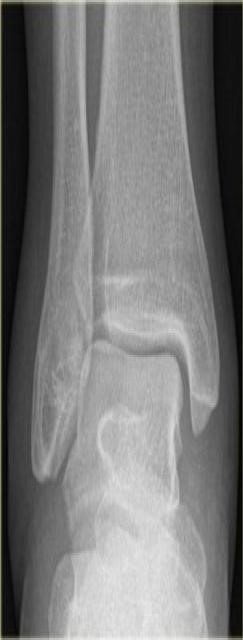
#> input picture Bone Break Classification/Avulsion fracture/Train/697306b5c3755dd70645acfce3b_jpg.rf.21b53660b2fd76db08a98e9dad5d8d4f.jpg, 243 x 640 px
$ jupyter execute --allow-errors Classifier.ipynb   (older library calls are emulated)
#> lines starting #> are read from the running program, lines starting #| are printed output that depends on the picture
# Import Libraries

[cell 1]
import cv2
import numpy as np
import matplotlib.pyplot as plt
import os
import tensorflow as tf
import sklearn
import random
import pickle
from sklearn.svm import SVC
from sklearn.ensemble import RandomForestClassifier
from sklearn.metrics import classification_report, accuracy_score
from sklearn.model_selection import train_test_split
from sklearn.preprocessing import LabelEncoder, StandardScaler
from sklearn.cluster import KMeans
from sklearn.decomposition import PCA
from sklearn.preprocessing import normalize
from sklearn.utils import shuffle
from tqdm import tqdm

# Import Dataset

[cell 2]
path = 'Bone Break Classification'
class_list = os.listdir(path)
print(class_list)

[cell 3]
# Initialize empty lists to store images and corresponding labels for training and testing data.
X_train, y_train = [], []
X_test, y_test = [], []

for (index, _class) in enumerate(class_list):

    class_path = os.path.join(path, _class)

    # Loop through all the image files in the 'Train' folder.
    train_path = os.path.join(class_path, 'Train')
    for img_path in os.listdir(train_path):
        # Construct full path of image file
        full_path = os.path.join(train_path, img_path)

        # Read the image in grayscale mode
        image = cv2.imread(full_path, 0)
#> image: shape (640, 243); min 0, max 241, mean 121.4

        # Resize the image to 256x256
        image = cv2.resize(image, (256,256))
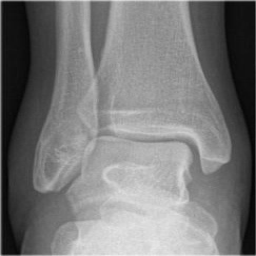
#> image: shape (256, 256); min 3, max 238, mean 121.4

        X_train.append(image)
        y_train.append(index)

    # Loop through all the image files in the 'Test' folder.
    test_path = os.path.join(class_path, 'Test')
    for img_path in os.listdir(test_path):
        # Construct full path of image file
        full_path = os.path.join(test_path, img_path)

        # Read the image in grayscale mode
        image = cv2.imread(full_path, 0)
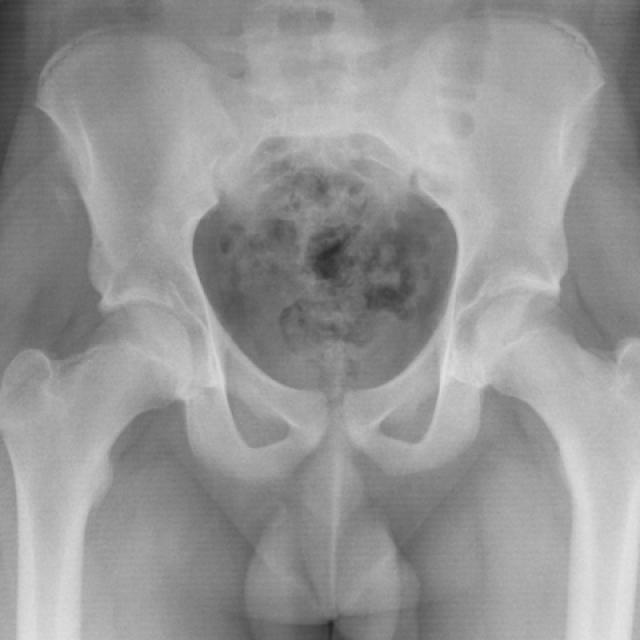
#> input picture Bone Break Classification/Avulsion fracture/Test/000002_png.rf.c3e00ebc2db78bc94e644c3f6605dad0.jpg, 640 x 640 px
#> image is the input picture: shape (640, 640); min 38, max 228, mean 149.9

        # Resize the image to 256x256
        image = cv2.resize(image, (256,256))
#> image: shape (256, 256)

        X_test.append(image)
        y_test.append(index)

# Preprocess Image

[cell 4]
def preprocess(image_list, edge_detection_type='canny'):
    # Apply median blur to each image
#> called with edge_detection_type = 'sobel'
    blurred_image = [cv2.medianBlur(img, 5) for img in image_list]
#> blurred_image = 1 item

    if edge_detection_type == "sobel":
        # Apply Sobel edge detection in both horizontal and vertical directions
        sobel_edges = [
            cv2.Sobel(img, cv2.CV_64F, 1, 0, ksize=3) + cv2.Sobel(img, cv2.CV_64F, 0, 1, ksize=3)
            for img in blurred_image
        ]
#> sobel_edges = 1 item
        # Convert Sobel output to absolute scale
        edge_detected_images = [cv2.convertScaleAbs(edge) for edge in sobel_edges]
#> edge_detected_images = 1 item
    elif edge_detection_type == "canny":
        # Apply Canny edge detection
        edge_detected_images = [
            cv2.Canny(img, 50, 100) for img in blurred_image
        ]
    else:
        raise ValueError("Invalid edge_detection_type. Choose 'sobel' or 'canny'.")

    return np.array(edge_detected_images)

[cell 5]
# We are using sobel for edge detection instead of canny for getting better and more well-refined edges
X_train_preprocessed = preprocess(X_train, edge_detection_type='sobel')
X_test_preprocessed = preprocess(X_test, edge_detection_type='sobel')
X_train_preprocessed.shape
#> Out = (1, 256, 256)

[cell 6]
def extract_descriptors(image_list, descriptor_type="SIFT", max_descriptors=None):
    """
    This method returns the descriptors using either SIFT or AKAZE
    This method has an optional parameter to limit the number of descriptors extracted.

    Returns:
    - all_descriptors (list): A list containing the descriptors for each image. Each element is a array of descriptors from the each image.
    - descriptor_counts (list): A list containing the number of descriptors detected for each image.
    """
#> called with image_list = array of shape (1, 256, 256), descriptor_type = 'SIFT'
    # Define our extractor
    if descriptor_type == "SIFT":
        extractor = cv2.SIFT_create(nfeatures=max_descriptors if max_descriptors else 0)
        descriptor_dim = 128
    elif descriptor_type == "AKAZE":
        extractor = cv2.AKAZE_create()
        descriptor_dim = 64
    else:
        raise ValueError("Invalid descriptor_type")

    # List of descriptors
    all_descriptors = []
    # List of descriptor count for each image for distribution
    descriptor_counts = []

    # Iterate each image to extract their descriptor
    for img in tqdm(image_list, desc=f"Extracting {descriptor_type} descriptors"):
        # Extract the descriptor from the image
        _, descriptors = extractor.detectAndCompute(img, None)

        # Handle None descriptors
        if descriptors is None:
            descriptor_count = 0
            descriptors = np.zeros((0, descriptor_dim), dtype=np.float32)
        else:
            # Get the number of descriptor for the current image
            descriptor_count = descriptors.shape[0]
            # If it exceeds the max_descriptor then slice them
            if max_descriptors and descriptor_count > max_descriptors:
                descriptors = descriptors[:max_descriptors]
            # Normalize the descriptor
            descriptors = normalize(descriptors, norm='l2')

        descriptor_counts.append(min(max_descriptors, descriptor_count) if max_descriptors else descriptor_count)
        all_descriptors.append(descriptors)
#> this loop made 1 pass
#> descriptor_count on pass 1: 510
#> after the loop, all_descriptors = 1 item; descriptor_counts = [510]

    return all_descriptors, descriptor_counts

[cell 7]
# Firstly we try to extract the descriptors without giving the max_descriptor
X_train_features_sift, X_train_sift_counts = extract_descriptors(X_train_preprocessed, "SIFT")
#> X_train_features_sift = 1 item; X_train_sift_counts = [510]
X_train_features_akaze, X_train_akaze_counts = extract_descriptors(X_train_preprocessed, "AKAZE")
#> the loop in extract_descriptors (call 2), `for img in tqdm(image_list, desc=f"Extracting {descriptor_type} descri..` made 1 pass
#> descriptor_count on pass 1: 68
#> X_train_features_akaze = 1 item; X_train_akaze_counts = [68]

[cell 8]
# In this part, we would like to see the average number of descriptor as well as the distribution
plt.figure(figsize=(16, 5))

plt.subplot(1, 2, 1)
plt.hist(X_train_sift_counts, bins=20, color='blue', edgecolor='black', alpha=0.7)
plt.title("Distribution of SIFT Descriptor Counts")
plt.xlabel("Number of Descriptors")
plt.ylabel("Frequency")
plt.grid(axis='y', linestyle='--', alpha=0.7)

plt.subplot(1, 2, 2)
plt.hist(X_train_akaze_counts, bins=20, color='green', edgecolor='black', alpha=0.7)
plt.title("Distribution of AKAZE Descriptor Counts")
plt.xlabel("Number of Descriptors")
plt.ylabel("Frequency")
plt.grid(axis='y', linestyle='--', alpha=0.7)

sift_descriptor_count = np.mean(X_train_sift_counts)
#> sift_descriptor_count = 510
akaze_descriptor_count = np.mean(X_train_akaze_counts)
#> akaze_descriptor_count = 68

print(f'Average Descriptors (SIFT): {sift_descriptor_count}')
#| Average Descriptors (SIFT): 510.0
print(f'Average Descriptors (AKAZE): {akaze_descriptor_count}')
#| Average Descriptors (AKAZE): 68.0

plt.tight_layout()
plt.show()
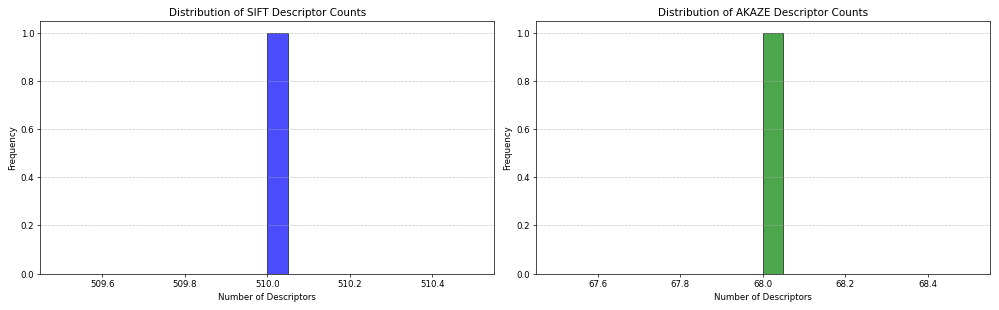
#> figure drawn by matplotlib, 2 panels; panel 1: tallest bar 1 high, from x = 510 to 510.1; panel 2: tallest bar 1 high, from x = 68 to 68.05

## Insights

We can see that most of the image have below 400 descriptors for SIFT and below than 100 for AKAZE

We can minimize the number of features by setting our max_descriptors for each extractor

We will set max_descriptors = 200 for SIFT and max_descriptors = 100 for AKAZE

[cell 9]
# We re-extract the descriptors by setting our desired number of maximum descriptors for SIFT and AKAZE
# For SIFT, we set a limit of 200 descriptors per image, and for AKAZE, we limit to 100 descriptors per image.
X_train_features_sift, X_train_sift_counts = extract_descriptors(X_train_preprocessed, "SIFT", 200)
#> X_train_sift_counts = [200]
X_train_features_akaze, X_train_akaze_counts = extract_descriptors(X_train_preprocessed, "AKAZE", 100)

X_test_features_sift, X_test_sift_counts = extract_descriptors(X_test_preprocessed, "SIFT", 200)
#> X_test_features_sift = 1 item; X_test_sift_counts = [200]
X_test_features_akaze, X_test_akaze_counts = extract_descriptors(X_test_preprocessed, "AKAZE", 100)
#> X_test_features_akaze = 1 item; X_test_akaze_counts = [95]

[cell 10]
# See the new average descriptor for each extractor method
sift_descriptor_count = np.mean(X_train_sift_counts)
#> sift_descriptor_count = 200
akaze_descriptor_count = np.mean(X_train_akaze_counts)
print(sift_descriptor_count)
#| 200.0
print(akaze_descriptor_count)
#| 68.0

[cell 11]
def create_bovw(descriptors_list, kmeans):
    """
    This function generate Bag of Visual Words (BoVW) features for a list of image descriptors using KMeans

    Parameters:
    - descriptors_list: List of image descriptors
    - kmeans: Pre-trained KMeans clustering model used to cluster the descriptors into visual words.
      The KMeans model was fit to the training_set of descriptors

    Returns:
    - bovw_features: Array with shape (n_samples, n_clusters) containing the BoVW histograms
    """

    # List of BoVW histograms
    bovw_features = []
    for descriptor in descriptors_list:
        # Initialize a histogram with zeros, one for each cluster
        histogram = np.zeros(kmeans.n_clusters)

        # For each descriptor, predict its corresponding cluster and update the histogram
        for desc in descriptor:
            if len(desc) == kmeans.n_features_in_:
                # Predict the cluster index for the descriptor
                cluster_idx = kmeans.predict(desc.reshape(1, -1))[0]
                # Increment the count of the predicted cluster in the histogram
                histogram[cluster_idx] += 1

        bovw_features.append(histogram)
#> this loop made 1 pass
#> after the loop, bovw_features = 1 item

    return np.array(bovw_features)

[cell 12]
# Since we know that we need to reduce the n_clusters to prevent overfitting
# We create this function to get a certain percentage from the average descriptor to reduce our feature space
def get_n_clusters(num_descriptors=None, percentage=None):
  if num_descriptors is None or percentage is None:
    return 100
  else:
    return int(num_descriptors * (percentage / 100))

[cell 13]
# Combining descriptors into a large descriptor matrix
# Used for KMeans clustering to create BoVW
sift_descriptors = np.vstack([desc for desc in X_train_features_sift if desc.shape[0] > 0])
akaze_descriptors = np.vstack([desc for desc in X_train_features_akaze if desc.shape[0] > 0])

[cell 14]
# Perform KMeans clustering to number of different clusters

# n_clusters = 20% from average descriptor
kmeans_sift_20 = KMeans(n_clusters=get_n_clusters(sift_descriptor_count, 20), random_state=42).fit(sift_descriptors)
kmeans_akaze_20 = KMeans(n_clusters=get_n_clusters(akaze_descriptor_count, 20), random_state=42).fit(akaze_descriptors)

# n_clusters = 40% from average descriptor
kmeans_sift_40 = KMeans(n_clusters=get_n_clusters(sift_descriptor_count, 40), random_state=42).fit(sift_descriptors)
kmeans_akaze_40 = KMeans(n_clusters=get_n_clusters(akaze_descriptor_count, 40), random_state=42).fit(akaze_descriptors)

# n_clusters = 80% from average descriptor
kmeans_sift_80 = KMeans(n_clusters=get_n_clusters(sift_descriptor_count, 80), random_state=42).fit(sift_descriptors)
kmeans_akaze_80 = KMeans(n_clusters=get_n_clusters(akaze_descriptor_count, 80), random_state=42).fit(akaze_descriptors)

[cell 15]
# To further reduce our feature space, we decided to use n_clusters that is 20% from the average descriptors
X_train_bovw_sift = create_bovw(X_train_features_sift, kmeans_sift_20)
X_train_bovw_akaze = create_bovw(X_train_features_akaze, kmeans_akaze_20)
#> the loop in create_bovw (call 2), `for descriptor in descriptors_list:` made 1 pass

X_test_bovw_sift = create_bovw(X_test_features_sift, kmeans_sift_20)
X_test_bovw_akaze = create_bovw(X_test_features_akaze, kmeans_akaze_20)

[cell 16]
# Finally, combine both BoVW from SIFT descriptors and AKAZE descriptors
X_train_bovw = np.hstack([X_train_bovw_sift, X_train_bovw_akaze])
X_test_bovw = np.hstack([X_test_bovw_sift, X_test_bovw_akaze])

[cell 17]
rf_model = RandomForestClassifier(n_estimators=800, max_depth=20, random_state=42)
rf_model.fit(X_train_bovw, y_train)
rf_predictions = rf_model.predict(X_test_bovw)
#> rf_predictions = [0]

print(f"Random Forest Accuracy: {accuracy_score(y_test, rf_predictions) * 100}%")
#| Random Forest Accuracy: 100.0%
print(classification_report(y_test, rf_predictions))
#|               precision    recall  f1-score   support
#|            0       1.00      1.00      1.00         1
#|     accuracy                           1.00         1
#|    macro avg       1.00      1.00      1.00         1
#| weighted avg       1.00      1.00      1.00         1
